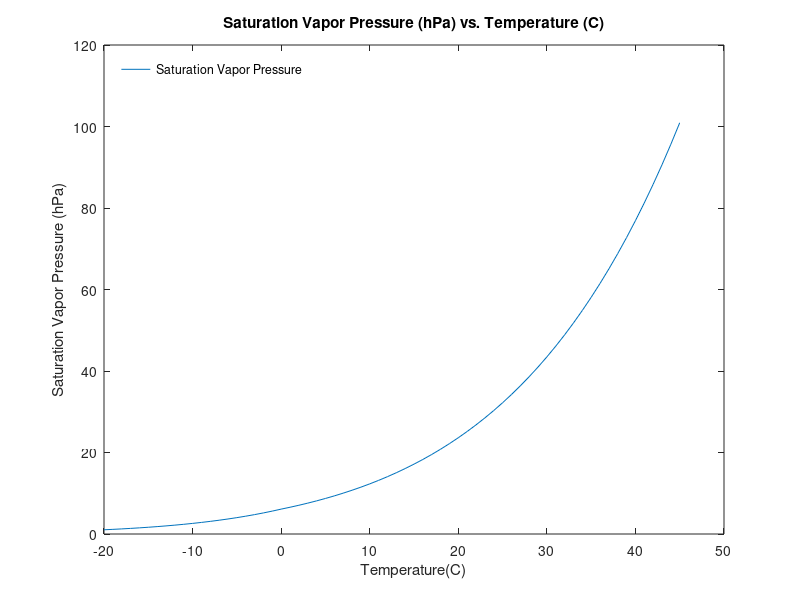

The MATLAB source for this figure:
%  Program Name:         Calculate_SVP_from_C
%  File Name:            Calculate_SVP_from_C.m
%  Functions Required:   MATLAB functions
%-----------------------------------------------------------------------------------------
%  Program Description:
%
%   This program will use the Clausius-Clapeyron equation to 
%   compute saturation vapor pressure (SVP) as a function of 
%   temperature for T = -20C to 45C.
%-----------------------------------------------------------------------------------------
%  Author:  Matthew Little
%  Date:    21 Feb 2011     
%  Revised: 7 Sep 2016 
%-----------------------------------------------------------------------------------------
%        1         2         3         4         5         6         7         8         9
%23456789012345678901234567890123456789012345678901234567890123456789012345678901234567890
% Reset any leftover graphics and variables
clf('reset');
clear;
% Initializing Temperature variable
  t = [-20:1:45];
  % Converting C to Kelvin
  t_k = t+273.15;

% Implementation of Clausius-Clapeyron equation for each value in array t
for i = 1:66
    if (t(i) < 0)
        e_s(i) = 6.11*exp((2.83*10^6/461.5)*((1/273.16)-(1/(t_k(i)))));
    elseif (t(i) >= 0) 
        e_s(i) = 6.11*exp((2.5*10^6/461.5)*((1/273.16)-(1/(t_k(i)))));
    end
end
% Create table of values for additional analysis
for j = 1:66
    table(j,1) = t(j);
    table(j,2) = e_s(j);
end
% Show table
table
% Show figure of calculated values
  plot(t,e_s)
  title('Saturation Vapor Pressure (hPa) vs. Temperature (C)');
  ylabel('Saturation Vapor Pressure (hPa)');
  xlabel('Temperature(C)');
% Show Legend
  legend('Saturation Vapor Pressure','Location','NorthWest');
  legend('boxoff');
